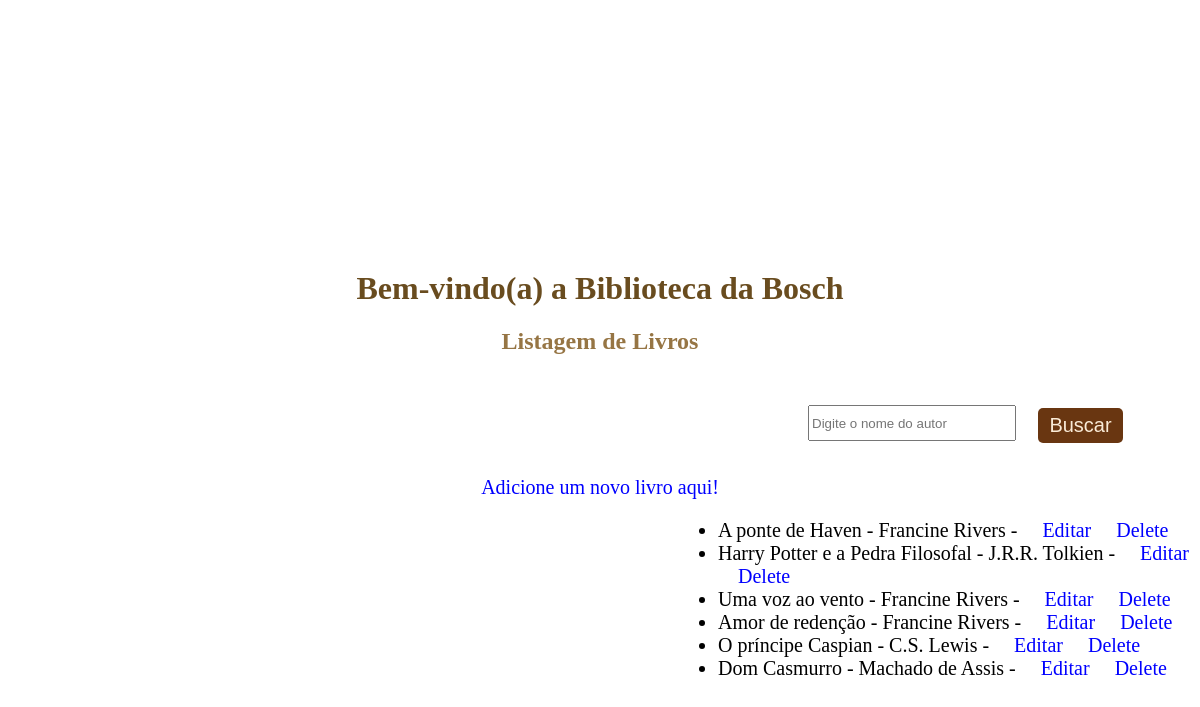
The page / on the database its author committed.
### blog/models.py (models this page shows, shortened)
class Livro(models.Model):
    titulo = models.CharField(max_length=200)
    autor = models.CharField(max_length=200)
    data_criacao = models.DateField()

### blog/views.py (the view)
# urls.py: path('', views.lista_livro, name='lista_livro'),
def lista_livro(request):
    lista = Livro.objects.all().order_by('-data_criacao')
    return render(request, 'blog/lista_livro.html', {'lista': lista})

### blog/templates/blog/lista_livro.html (shortened to what this page needs)
<!DOCTYPE html>
<html lang="en">
<head>
</head>
<body>
    <h1>Bem-vindo(a) a Biblioteca da Bosch</h1>
    <h2>Listagem de Livros</h2>
    <form method="get" action="{% url 'lista_livros'%}">
        <input type="text" name="autor" placeholder="Digite o nome do autor" value="{{ request.GET.autor }}">
        <button type="submit">Buscar</button>
    </form>
    <a class = novolivro href="{% url 'lista_create' %}">Adicione um novo livro aqui!</a>
    <ul>
        {% for Livro in lista %}
            <li>
                {{Livro.titulo}} - {{Livro.autor}} -
                <a href="{% url 'lista_update' Livro.pk %}">Editar</a>
                <a href="{% url 'lista_delete' Livro.pk %}">Delete</a>
            </li>
        {% endfor %}
    </ul>
</body>
</html>

### blog/templates/blog/lista_livro.html (style rules this page uses)
h1 { color: rgb(105, 76, 31); font-family:Georgia, 'Times New Roman', Times, serif; display: flex; justify-content: center; align-items: center; margin-top:270px; }
h2 { color: rgb(150, 117, 68); font-family: Georgia, 'Times New Roman', Times, serif; display: flex; justify-content: center; align-items: center; margin: 0; }
button { background-color: rgb(105, 54, 17); color: antiquewhite; border: none; width: 85px; border-radius: 5px; height: 35px; font-size: 20px; margin-left: 1030px; transform: translateY(-33px); }
input { width: 200px; height: 30px; display: flex; justify-content: center; align-items: center; margin-left: 800px; margin-top: 50px; }
a { color: blue; margin-left: 20px; text-decoration: none; font-size: 20px; }
ul { font-size: 20px; margin-left: 670px; margin-top: 20px; }
.novolivro { font-family: Georgia, 'Times New Roman', Times, serif; display: flex; justify-content: center; align-items: center; margin: 0; }

### rows shown on the page
Livro: titulo "A ponte de Haven", autor "Francine Rivers"
Livro: titulo "Harry Potter e a Pedra Filosofal", autor "J.R.R. Tolkien"
Livro: titulo "Uma voz ao vento", autor "Francine Rivers"
Livro: titulo "Amor de redenção", autor "Francine Rivers"
Livro: titulo "O príncipe Caspian", autor "C.S. Lewis"
Livro: titulo "Dom Casmurro", autor "Machado de Assis"
